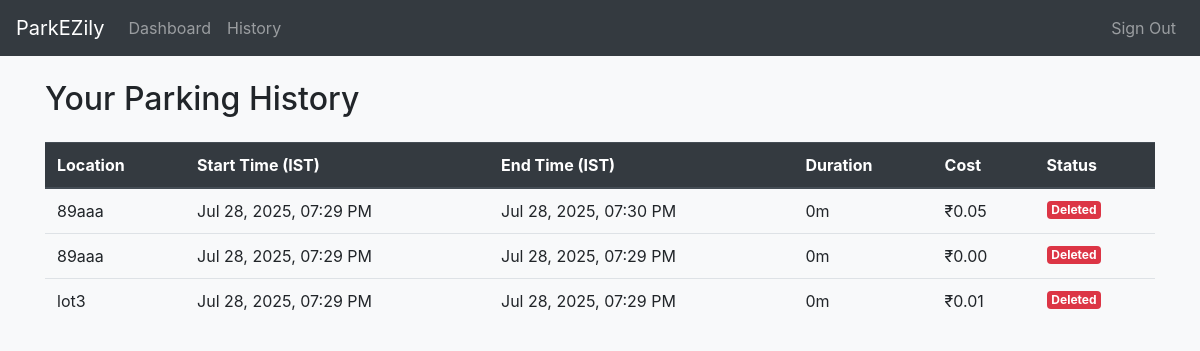
The app's page /history (signed in) with its own data.
### tables this page shows
CREATE TABLE reservation (
        id INTEGER PRIMARY KEY AUTOINCREMENT,
        user_id INTEGER NOT NULL,
        spot_id INTEGER,
        start_time DATETIME NOT NULL,
        end_time DATETIME,
        total_cost REAL,
        FOREIGN KEY (user_id) REFERENCES users(id),
        FOREIGN KEY (spot_id) REFERENCES parking_spot(id) ON DELETE SET NULL
    );

CREATE TABLE parking_lot (
        id INTEGER PRIMARY KEY AUTOINCREMENT,
        location_name TEXT NOT NULL,
        address TEXT NOT NULL,
        price_per_hour REAL NOT NULL,
        pin_code TEXT NOT NULL,
        max_spots INTEGER NOT NULL,
        status TEXT NOT NULL DEFAULT 'active'
    );

### controllers/user.py (the view)
@user_bp.route('/history')
@user_login_req
def history():
    db = get_db()
    raw_history = db.execute(
        '''
        SELECT p.location_name, p.status as lot_status, r.start_time, r.end_time, r.total_cost
        FROM reservation r
        LEFT JOIN parking_spot ps ON r.spot_id = ps.id
        LEFT JOIN parking_lot p ON ps.lot_id = p.id
        WHERE r.user_id = ? AND r.end_time IS NOT NULL ORDER BY r.start_time DESC
        ''', (session['uid'],)
    ).fetchall()
    proc_history = []
    for item in raw_history:
        item_dict = dict(item)
        item_dict['duration'] = format_duration(item['start_time'], item['end_time'])
        item_dict['start_ist'] = format_ist(item['start_time'])
        item_dict['end_ist'] = format_ist(item['end_time'])
        proc_history.append(item_dict)
    db.close()
    return render_template('user/history.html', history=proc_history)

### controllers/user.py (called while the page is built)
def get_db():
    db = sqlite3.connect(DB_FILE)
    db.row_factory = sqlite3.Row
    return db

def user_login_req(f):
    @wraps(f)
    def wrapper(*args, **kwargs):
        if 'uid' not in session:
            flash('You must be logged in to view this page.', 'warning')
            return redirect(url_for('auth.login'))
        return f(*args, **kwargs)
    return wrapper

### controllers/utils.py (called while the page is built)
def format_duration(start, end):
    if not start or not end: return "N/A"
    try:
        start_dt = datetime.strptime(start, '%Y-%m-%d %H:%M:%S.%f')
        end_dt = datetime.strptime(end, '%Y-%m-%d %H:%M:%S.%f')
    except ValueError:
        start_dt = datetime.strptime(start, '%Y-%m-%d %H:%M:%S')
        end_dt = datetime.strptime(end, '%Y-%m-%d %H:%M:%S')
    delta = end_dt - start_dt
    hrs, rem = divmod(delta.seconds, 3600)
    mins, _ = divmod(rem, 60)
    if delta.days > 0: return f"{delta.days}d {hrs}h"
    if hrs > 0: return f"{hrs}h {mins}m"
    return f"{mins}m"

def format_ist(utc_dt_str):
    if not utc_dt_str: return "N/A"
    try:
        utc_dt = datetime.strptime(utc_dt_str, '%Y-%m-%d %H:%M:%S.%f')
    except ValueError:
        utc_dt = datetime.strptime(utc_dt_str, '%Y-%m-%d %H:%M:%S')
    utc_dt = pytz.utc.localize(utc_dt)
    ist_dt = utc_dt.astimezone(IST)
    return ist_dt.strftime('%b %d, %Y, %I:%M %p')

### templates/user/history.html (shortened to what this page needs)
{% extends 'user/user_base.html' %}
{% block user_main %}
<h2 class="mb-4">Your Parking History</h2>
<table class="table table-hover">
    <thead class="thead-dark">
        <tr>
            <th>Location</th>
            <th>Start Time (IST)</th>
            <th>End Time (IST)</th>
            <th>Duration</th>
            <th>Cost</th>
            <th>Status</th>
        </tr>
    </thead>
    <tbody>
        {% for item in history %}
        <tr>
            <td>{{ item.location_name or 'N/A' }}</td>
            <td>{{ item.start_ist }}</td>
            <td>{{ item.end_ist }}</td>
            <td>{{ item.duration }}</td>
            <td>₹{{ "%.2f"|format(item.total_cost) }}</td>
            <td>
                {% if item.lot_status == 'deleted' %}
                    <span class="badge badge-danger">Deleted</span>
                {% elif item.lot_status == 'active' %}
                    <span class="badge badge-success">Active</span>
                {% else %}
                    <span class="badge badge-secondary">N/A</span>
                {% endif %}
            </td>
        </tr>
        {% else %}
        <tr>
            <td colspan="6" class="text-center">You have no past parking sessions.</td>
        </tr>
        {% endfor %}
    </tbody>
</table>
{% endblock %}

### records on screen
reservation: location_name "89aaa", start_ist "Jul 28, 2025, 07:29 PM", end_ist "Jul 28, 2025, 07:30 PM", duration "0m", total_cost "0.05"
reservation: location_name "89aaa", start_ist "Jul 28, 2025, 07:29 PM", end_ist "Jul 28, 2025, 07:29 PM", duration "0m", total_cost "0.00"
reservation: location_name "lot3", start_ist "Jul 28, 2025, 07:29 PM", end_ist "Jul 28, 2025, 07:29 PM", duration "0m", total_cost "0.01"
